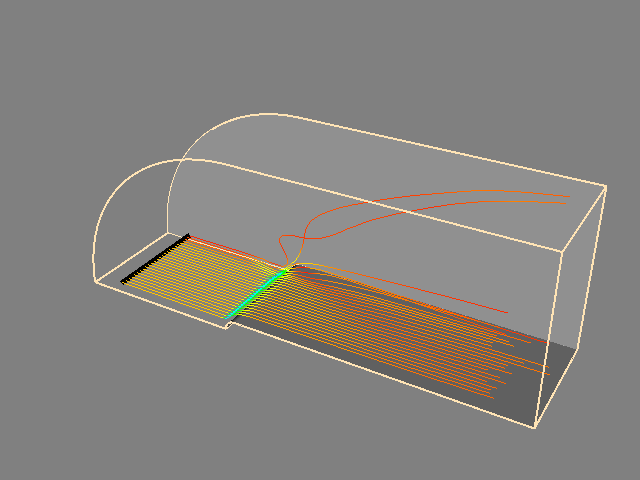

Source code (Python):
#!/usr/bin/env python

# Visualize airflow around a blunt fin using streamlines from a PLOT3D dataset.

import os
from pathlib import Path

# Factory overrides: importing these modules registers the OpenGL rendering
# and interaction style implementations for vtkRenderingCore factory classes.
import vtkmodules.vtkInteractionStyle  # noqa: F401
import vtkmodules.vtkRenderingOpenGL2  # noqa: F401

# VTK pipeline classes used in this example
from vtkmodules.vtkFiltersCore import vtkStructuredGridOutlineFilter
from vtkmodules.vtkFiltersFlowPaths import vtkStreamTracer
from vtkmodules.vtkFiltersGeometry import vtkStructuredGridGeometryFilter
from vtkmodules.vtkFiltersSources import vtkLineSource
from vtkmodules.vtkIOParallel import vtkMultiBlockPLOT3DReader
from vtkmodules.vtkRenderingCore import (
    vtkActor,
    vtkPolyDataMapper,
    vtkRenderWindow,
    vtkRenderWindowInteractor,
    vtkRenderer,
)

# Colors (normalized RGB)
gray = (0.502, 0.502, 0.502)
moccasin = (1.000, 0.894, 0.710)
silver = (0.753, 0.753, 0.753)
black = (0.0, 0.0, 0.0)

# Data directory
data_dir = Path(os.environ.get("VPE_DATA_DIR", Path(__file__).parent))

# Reader: load PLOT3D blunt fin dataset
reader = vtkMultiBlockPLOT3DReader()
reader.SetXYZFileName(str(data_dir / "bluntfinxyz.bin"))
reader.SetQFileName(str(data_dir / "bluntfinq.bin"))
reader.Update()

pd = reader.GetOutput().GetBlock(0)

scalar_range = [0.0, 0.0]
max_time = 0.0
if pd.GetPointData().GetScalars():
    pd.GetPointData().GetScalars().GetRange(scalar_range)
if pd.GetPointData().GetVectors():
    max_velocity = pd.GetPointData().GetVectors().GetMaxNorm()
    max_time = 20.0 * pd.GetLength() / max_velocity

# Filter: structured grid outline
outline_filter = vtkStructuredGridOutlineFilter()
outline_filter.SetInputData(pd)

outline_mapper = vtkPolyDataMapper()
outline_mapper.SetInputConnection(outline_filter.GetOutputPort())

outline_actor = vtkActor()
outline_actor.SetMapper(outline_mapper)
outline_actor.GetProperty().SetColor(moccasin)
outline_actor.GetProperty().SetLineWidth(2.0)

# Filter: wall geometry for context
wall = vtkStructuredGridGeometryFilter()
wall.SetInputData(pd)
wall.SetExtent(0, 100, 0, 100, 0, 0)

wall_mapper = vtkPolyDataMapper()
wall_mapper.SetInputConnection(wall.GetOutputPort())
wall_mapper.ScalarVisibilityOff()

wall_actor = vtkActor()
wall_actor.SetMapper(wall_mapper)
wall_actor.GetProperty().SetColor(silver)

# Filter: fin geometry for context
fin = vtkStructuredGridGeometryFilter()
fin.SetInputData(pd)
fin.SetExtent(0, 100, 0, 0, 0, 100)

fin_mapper = vtkPolyDataMapper()
fin_mapper.SetInputConnection(fin.GetOutputPort())
fin_mapper.ScalarVisibilityOff()

fin_actor = vtkActor()
fin_actor.SetMapper(fin_mapper)
fin_actor.GetProperty().SetColor(silver)

# Source: seed line for streamlines
seed_line = vtkLineSource()
seed_line.SetResolution(25)
seed_line.SetPoint1(-6.36, 0.25, 0.06)
seed_line.SetPoint2(-6.36, 0.25, 5.37)

rake_mapper = vtkPolyDataMapper()
rake_mapper.SetInputConnection(seed_line.GetOutputPort())

rake_actor = vtkActor()
rake_actor.SetMapper(rake_mapper)
rake_actor.GetProperty().SetColor(black)
rake_actor.GetProperty().SetLineWidth(5)

# Filter: trace streamlines through the flow field
streamers = vtkStreamTracer()
streamers.SetInputConnection(reader.GetOutputPort())
streamers.SetSourceConnection(seed_line.GetOutputPort())
streamers.SetMaximumPropagation(max_time)
streamers.SetInitialIntegrationStep(0.2)
streamers.SetMinimumIntegrationStep(0.01)
streamers.SetIntegratorType(2)
streamers.Update()

# Mapper: color streamlines by scalar
stream_mapper = vtkPolyDataMapper()
stream_mapper.SetInputConnection(streamers.GetOutputPort())
stream_mapper.SetScalarRange(scalar_range)

# Actor: display the streamlines
stream_actor = vtkActor()
stream_actor.SetMapper(stream_mapper)

# Renderer: assemble the scene and configure the camera
renderer = vtkRenderer()
renderer.AddActor(outline_actor)
renderer.AddActor(wall_actor)
renderer.AddActor(fin_actor)
renderer.AddActor(rake_actor)
renderer.AddActor(stream_actor)
renderer.SetBackground(gray)

# Window: display the rendered scene
render_window = vtkRenderWindow()
render_window.AddRenderer(renderer)
render_window.SetWindowName("blunt streamlines")
render_window.SetMultiSamples(0)
render_window.SetSize(640, 480)

# Scene: configure camera
renderer.ResetCamera()
renderer.GetActiveCamera().Elevation(30.0)
renderer.GetActiveCamera().Azimuth(30.0)
renderer.GetActiveCamera().Dolly(1.2)
renderer.ResetCameraClippingRange()

# Interactor: handle mouse and keyboard events
render_window_interactor = vtkRenderWindowInteractor()
render_window_interactor.SetRenderWindow(render_window)

# Launch the interactive visualization
render_window_interactor.Initialize()
render_window_interactor.Start()
